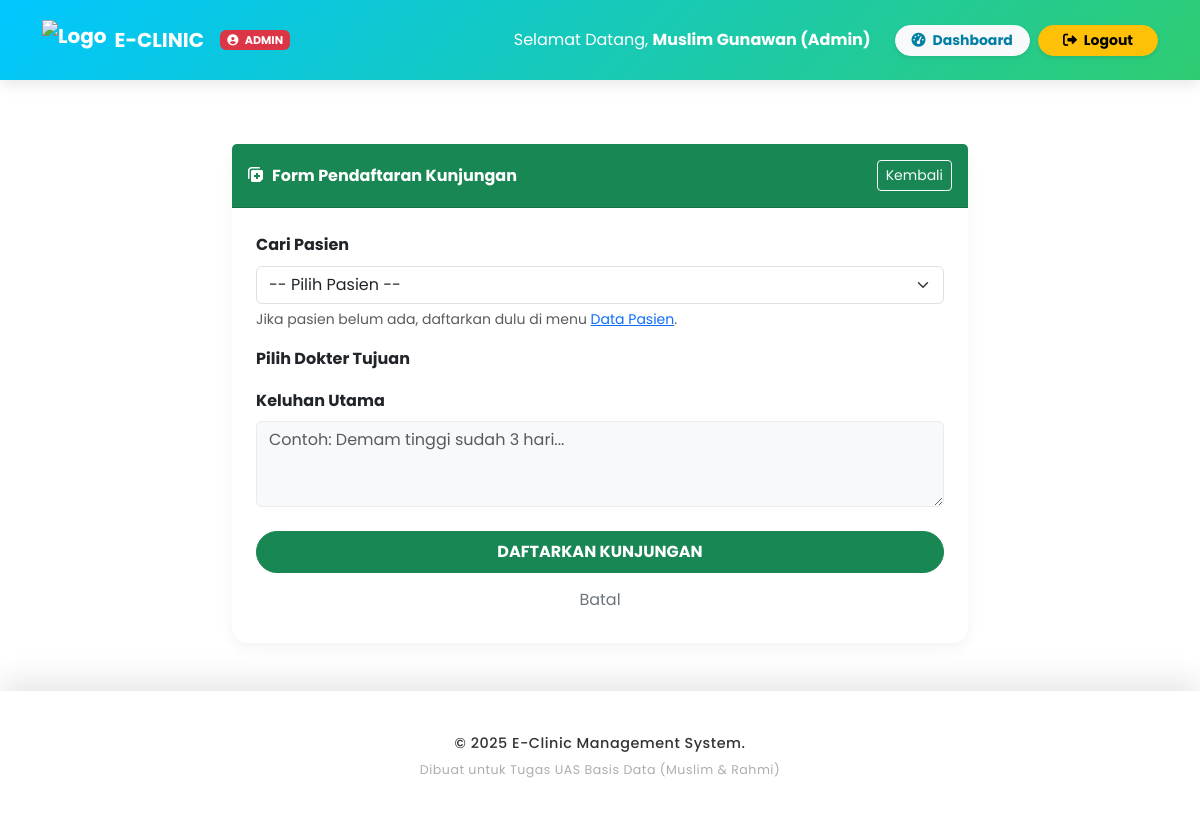
Page /Resepsionis/pendaftaran.php (signed in) on the earlier database version.
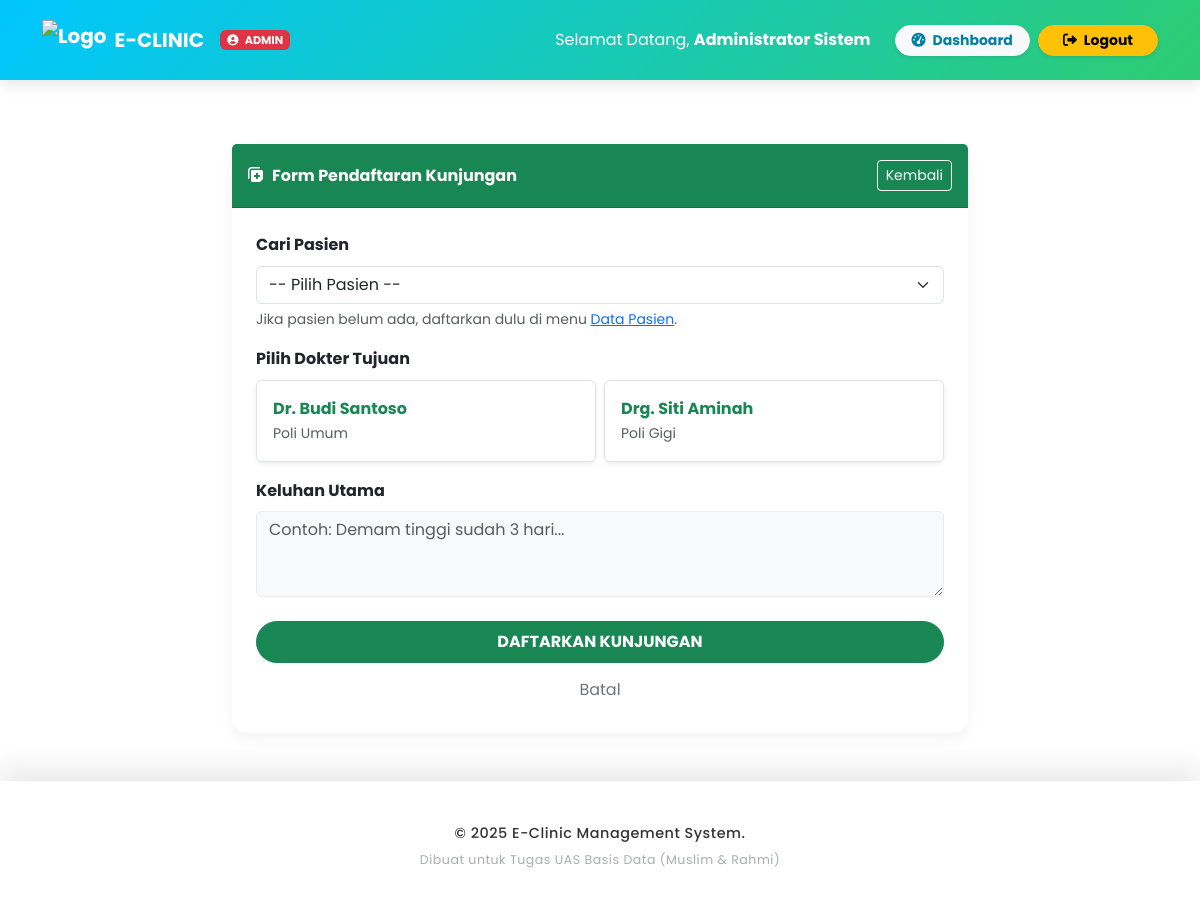
Same page on the later database version.
### tables this page shows
CREATE TABLE `dokter` (
  `id_dokter` int(11) NOT NULL AUTO_INCREMENT,
  `id_user` int(11) NOT NULL,
  `nama_dokter` varchar(100) NOT NULL,
  `spesialisasi` varchar(50) DEFAULT NULL,
  `no_hp` varchar(15) DEFAULT NULL,
  `id_poli` int(11) DEFAULT NULL,
  PRIMARY KEY (`id_dokter`),
  KEY `id_poli` (`id_poli`),
  KEY `id_user` (`id_user`)
);

CREATE TABLE `poli` (
  `id_poli` int(11) NOT NULL AUTO_INCREMENT,
  `nama_poli` varchar(50) NOT NULL,
  `lokasi_ruangan` varchar(20) DEFAULT NULL,
  PRIMARY KEY (`id_poli`)
);

### Resepsionis/pendaftaran.php (the view, shortened to what the changed rows need)
<?php
$path_prefix = '../';
include $path_prefix . 'layout/header.php';
?>
<div class="container mb-5">
    <div class="row justify-content-center">
        <div class="col-md-8">
            <div class="card glass-card mt-4">
                <div class="card-body p-4">
                    <form method="POST">
                        <div class="mb-3">
                            <div class="row g-2">
                                <?php
                                $qd = mysqli_query($conn, "SELECT d.id_dokter, d.nama_dokter, p.nama_poli
                                                           FROM dokter d JOIN poli p ON d.id_poli = p.id_poli");
                                while($rd = mysqli_fetch_assoc($qd)):
                                ?>
                                <div class="col-md-6">
                                    <label class="btn btn-outline-light text-dark border w-100 text-start p-3 shadow-sm h-100" for="doc_<?= $rd['id_dokter'] ?>">
                                        <div class="fw-bold text-success"><?= $rd['nama_dokter'] ?></div>
                                        <small class="text-muted"><?= $rd['nama_poli'] ?></small>
                                    </label>
                                </div>
                                <?php endwhile; ?>
                            </div>
                        </div>
                    </form>
                </div>
            </div>
        </div>
    </div>
</div>
<?php include $path_prefix . 'layout/footer.php'; ?>

### Layout/header.php (shortened to what the changed rows need)
<?php
$path = isset($path_prefix) ? $path_prefix : '';
?>
<!DOCTYPE html>
<html lang="id">
<head>
    <link href="https://cdn.jsdelivr.net/npm/bootstrap@5.3.0/dist/css/bootstrap.min.css" rel="stylesheet">
    <link href="<?= $path ?>assets/css/style.css" rel="stylesheet">
    <link rel="stylesheet" href="https://cdnjs.cloudflare.com/ajax/libs/font-awesome/6.0.0/css/all.min.css">
</head>
<body>
<nav class="navbar navbar-expand-lg navbar-dark fixed-top" id="mainNavbar">
  <div class="container">
    <div class="collapse navbar-collapse" id="navbarNav">
      <ul class="navbar-nav ms-auto align-items-center">
        <?php if (isset($_SESSION['login'])): ?>
            <li class="nav-item me-3">
                <span class="nav-link text-white">
                    Selamat Datang, <strong><?= $_SESSION['nama'] ?></strong>
                </span>
            </li>
            <li class="nav-item me-2">
                <a class="btn btn-light btn-sm fw-bold px-3 rounded-pill shadow-sm text-primary" href="<?= $path . $_SESSION['role'] ?>/">
                    <i class="fas fa-tachometer-alt me-1"></i> Dashboard
                </a>
            </li>
            <li class="nav-item">
                <a class="btn btn-warning btn-sm fw-bold px-4 rounded-pill shadow-sm" href="<?= $path ?>auth/logout.php">
                    <i class="fas fa-sign-out-alt me-1"></i> Logout
                </a>
            </li>
        <?php endif; ?>
      </ul>
    </div>
  </div>
</nav>

Differences in the rows shown:
added dokter: nama_dokter "Dr. Budi Santoso", id_poli.nama_poli "Poli Umum"
added dokter: nama_dokter "Drg. Siti Aminah", id_poli.nama_poli "Poli Gigi"
Other differences:
$_SESSION['nama']: "Muslim Gunawan (Admin)" → "Administrator Sistem"
